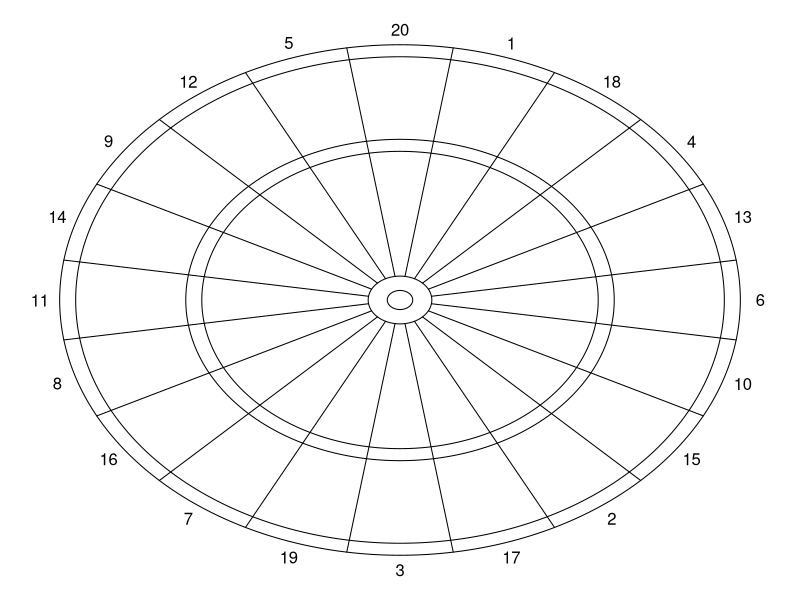
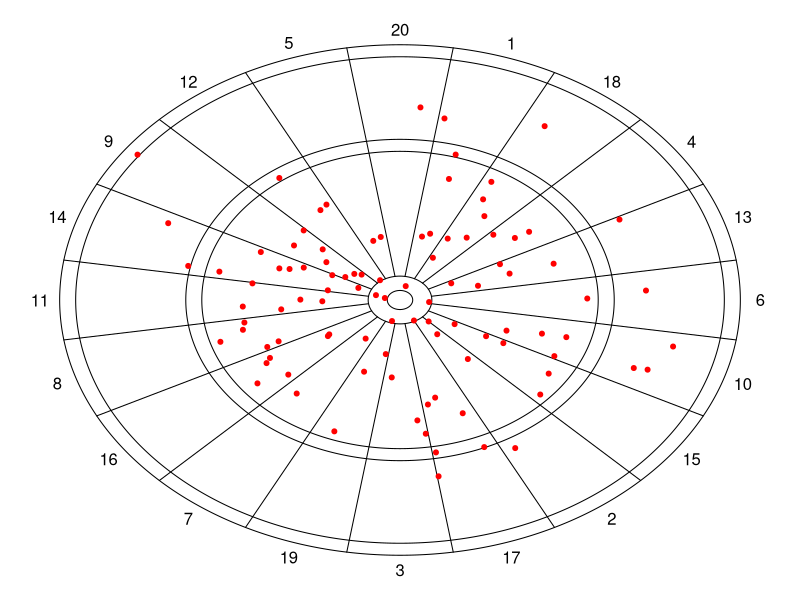

Recreate these plots in R, in order. (Note: this script raises an error after producing the figures.)
drawBoard = function(board) {
  R1 = board$R1
  R2 = board$R2
  R3 = board$R3
  R4 = board$R4
  R5 = board$R5
  R = board$R
  nums = board$nums
  
  mar.orig = par()$mar
  par(mar = c(0, 0, 0, 0))
  plot(c(), c(), axes = FALSE, xlim = c(-R - 15, R + 15), 
       ylim = c(-R - 15, R + 15))
  t = seq(0, 2 * pi, length = 5000)
  x = cos(t)
  y = sin(t)
  points(R * x, R * y, type = "l")
  points(R5 * x, R5 * y, type = "l")
  points(R4 * x, R4 * y, type = "l")
  points(R3 * x, R3 * y, type = "l")
  points(R2 * x, R2 * y, type = "l")
  points(R1 * x, R1 * y, type = "l")
  t0 = pi/2 + 2 * pi/40
  points(c(R2 * cos(t0), R * cos(t0)), c(R2 * sin(t0), 
                                         R * sin(t0)), type = "l")
  for (i in 1:19) {
    t1 = t0 - i * 2 * pi/20
    points(c(R2 * cos(t1), R * cos(t1)), c(R2 * sin(t1), 
                                           R * sin(t1)), type = "l")
  }
  
  r = R + 10
  for (i in 1:20) {
    t1 = pi/2 - (i - 1) * 2 * pi/20
    text(r * cos(t1), r * sin(t1), nums[i])
  }
  
  par(mar=mar.orig)
  invisible()
}


board = list(
  R1 = 6.35, # center to double bullseye ring
  R2 = 15.9, # center to single bullseye ring
  R3 = 99, # center to inner triple ring
  R4 = 107, # center to outer triple ring
  R5 = 162, # center to inner double ring
  R = 170, # center to outer double ring
  nums = c(20,1,18,4,13,6,10,15,2,17,3,19,
           7,16,8,11,14,9,12,5)) # numbers in order
drawBoard(board)


# Simulate 100 throws with the x and y
# location modeled by N(0, 50^2).
throws <- 100
std.dev <- 50
x <- rnorm(throws, sd = std.dev)
y <- rnorm(throws, sd = std.dev)
drawBoard(board)
points(x, y, pch = 20, col = "red")
# Score the throws and add the values to the plot
scores <- scorePositions(x, y, board)
text(x, y + 8, scores, cex = .75)



